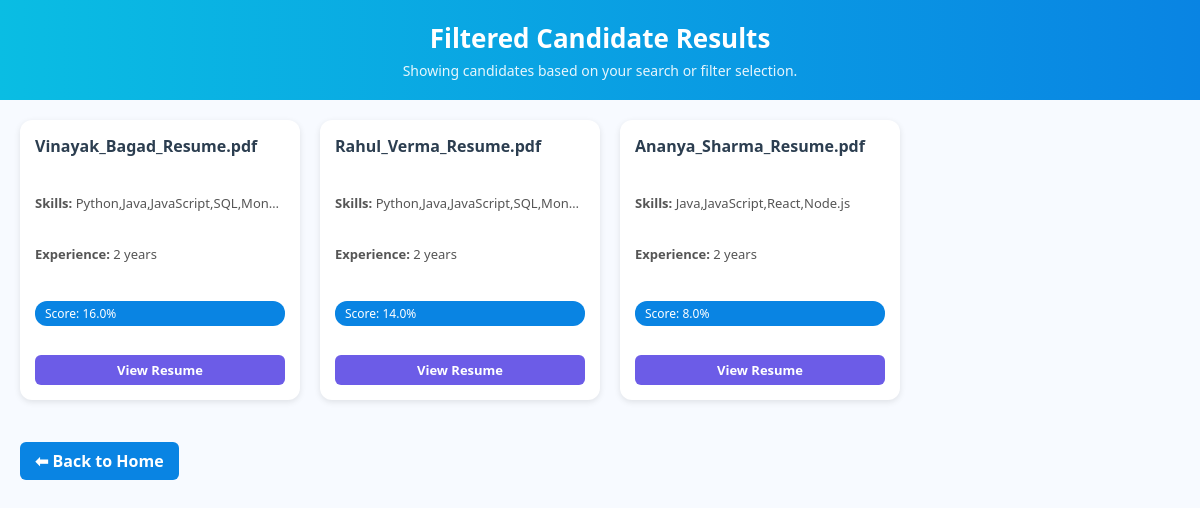
Screenshot of /search with the database file from the repository.
### tables this page shows
CREATE TABLE candidates (
            id INTEGER PRIMARY KEY AUTOINCREMENT,
            name TEXT,
            skills TEXT,
            experience INTEGER,
            education TEXT,
            score REAL
        );

### backend/app.py (the view)
@app.route("/search")
def search():
    query = request.args.get("query", "").lower()
    filter_opt = request.args.get("filter", "top5")
    candidates = fetch_candidates()
    filtered = [c for c in candidates if query in c["name"].lower() or query in c["skills"].lower()]
    if filter_opt == "top5":
        filtered = sorted(filtered, key=lambda x: x["score"], reverse=True)[:5]
    elif filter_opt == "last5":
        filtered = sorted(filtered, key=lambda x: x["score"])[:5]
    elif filter_opt == "all":
        filtered = sorted(filtered, key=lambda x: x["score"], reverse=True)
    return render_template("results.html", candidates=filtered)

### backend/database.py (called while the page is built)
def fetch_candidates():
    conn = sqlite3.connect(DB_NAME)
    cursor = conn.cursor()
    cursor.execute("SELECT name, skills, experience, education, score FROM candidates")
    rows = cursor.fetchall()
    conn.close()
    candidates = []
    for r in rows:
        candidates.append({
            "name": r[0],
            "skills": r[1],
            "experience": r[2],
            "education": r[3],
            "score": r[4]
        })
    return candidates

### frontend/templates/results.html (shortened to what this page needs)
<!DOCTYPE html>
<html>
<head>
    <link rel="stylesheet" href="{{ url_for('static', filename='results.css') }}">
</head>
<body>
    <header>
        <h1>Filtered Candidate Results</h1>
        <p>Showing candidates based on your search or filter selection.</p>
    </header>
    <div class="container">
        {% if candidates %}
            <div class="candidate-cards-container">
                {% for c in candidates %}
                <div class="candidate-card">
                    <h4>{{ c.name }}</h4>
                    <p class="skills"><strong>Skills:</strong> {{ c.skills }}</p>
                    <p><strong>Experience:</strong> {{ c.experience }} years</p>
                    <span class="badge review">Score: {{ c.score }}%</span>
                    <a href="{{ url_for('view_resume', filename=c.name) }}" target="_blank" class="view-btn">View Resume</a>
                </div>
                {% endfor %}
            </div>
        {% else %}
            <p>No candidates found.</p>
        {% endif %}
        <br>
        <a href="/" class="back-btn">⬅ Back to Home</a>
    </div>
</body>
</html>

### frontend/static/results.css (style rules this page uses)
body { font-family: 'Segoe UI', Tahoma, sans-serif; margin: 0; padding: 0; background-color: #f7faff; color: #333; }
header { background: linear-gradient(90deg, #0abde3, #0984e3); color: white; padding: 20px; text-align: center; }
header h1 { margin: 0; font-size: 26px; font-weight: bold; }
header p { margin: 5px 0 0; font-size: 14px; opacity: 0.9; }
.container { padding: 20px; max-width: 1200px; margin: auto; }
.candidate-cards-container { display: flex; flex-wrap: wrap; gap: 20px; justify-content: flex-start; }
.candidate-card { background: white; border-radius: 12px; padding: 15px; width: 250px; height: 250px; box-shadow: 0px 2px 6px rgba(0,0,0,0.1); display: flex; flex-direction: column; justify-content: space-between; transition: transform 0.2s; overflow: hidden; }
.candidate-card h4 { margin: 0 0 5px 0; font-size: 16px; color: #2c3e50; white-space: nowrap; overflow: hidden; text-overflow: ellipsis; }
.candidate-card p { margin: 2px 0; font-size: 13px; color: #555; white-space: nowrap; overflow: hidden; text-overflow: ellipsis; }
.candidate-card .badge { display: inline-block; padding: 4px 10px; border-radius: 12px; font-size: 12px; margin-top: 6px; background-color: #0984e3; color: white; }
.candidate-card .view-btn { display: inline-block; padding: 6px 10px; background-color: #6c5ce7; color: white; border-radius: 6px; text-decoration: none; font-size: 13px; font-weight: bold; text-align: center; }
.back-btn { display: inline-block; margin-top: 20px; padding: 8px 15px; background-color: #0984e3; color: white; border-radius: 6px; text-decoration: none; font-weight: bold; }

### rows the page displays
candidates: name "Vinayak_Bagad_Resume.pdf", skills "Python,Java,JavaScript,SQL,Mon…", experience "2", score "16.0"
candidates: name "Rahul_Verma_Resume.pdf", skills "Python,Java,JavaScript,SQL,Mon…", experience "2", score "14.0"
candidates: name "Ananya_Sharma_Resume.pdf", skills "Java,JavaScript,React,Node.js", experience "2", score "8.0"
